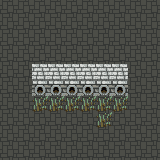

The image is a tile-based game level rendered from a .tmx file. Its description and complete source (layers, tilesets, objects, tile grids) follow:
An orthogonal 10x10 tile map with 16x16 px tiles, 1 tile layer (Floor), 1 hidden layer not drawn.

<map version="1.10" tiledversion="1.11.2" orientation="orthogonal" renderorder="right-down" width="10" height="10" tilewidth="16" tileheight="16" infinite="0" nextlayerid="4" nextobjectid="1">
 <tileset firstgid="1" source="sewers_16.tsx" />
 <group id="2" name="Group Layer 1">
  <layer id="3" name="Floor" width="10" height="10">
   <data encoding="csv">
2,2,2,2,2,2,2,2,2,2,
2,2,2,2,2,2,2,2,2,2,
2,2,2,2,2,2,2,2,2,2,
2,2,2,2,2,2,2,2,2,2,
2,2,42,42,42,42,42,42,2,2,
2,2,62,62,62,62,62,62,2,2,
2,2,53,53,53,53,53,53,2,2,
2,2,2,2,2,2,53,2,2,2,
2,2,2,2,2,2,2,2,2,2,
2,2,2,2,2,2,2,2,2,2
</data>
  </layer>
  <layer id="1" name="Walls" width="10" height="10" visible="0">
   <data encoding="csv">
57,0,0,0,0,0,0,0,0,57,
0,0,0,0,0,0,0,0,0,0,
0,0,0,0,88,88,0,0,0,42,
0,0,0,0,88,88,0,0,0,42,
0,0,0,0,0,0,0,0,0,43,
0,0,0,0,0,0,0,0,0,43,
0,0,0,0,0,0,0,0,0,0,
0,0,0,0,0,0,0,0,0,0,
0,0,0,0,13,0,0,15,0,0,
57,0,0,0,0,0,0,0,0,57
</data>
  </layer>
 </group>
</map>
